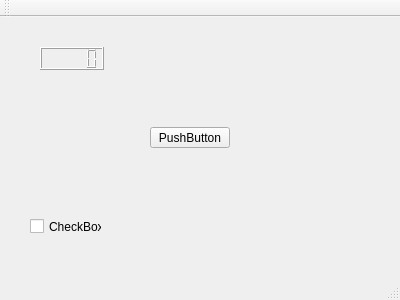
<?xml version="1.0" encoding="UTF-8"?>
<ui version="4.0">
 <class>MainWindow</class>
 <widget class="QMainWindow" name="MainWindow">
  <property name="geometry">
   <rect>
    <x>0</x>
    <y>0</y>
    <width>400</width>
    <height>300</height>
   </rect>
  </property>
  <property name="windowTitle">
   <string>MainWindow</string>
  </property>
  <widget class="QWidget" name="centralWidget">
   <widget class="QPushButton" name="pushButton">
    <property name="geometry">
     <rect>
      <x>150</x>
      <y>110</y>
      <width>80</width>
      <height>21</height>
     </rect>
    </property>
    <property name="text">
     <string>PushButton</string>
    </property>
   </widget>
   <widget class="QLCDNumber" name="lcdNumber">
    <property name="geometry">
     <rect>
      <x>40</x>
      <y>30</y>
      <width>64</width>
      <height>23</height>
     </rect>
    </property>
   </widget>
   <widget class="QCheckBox" name="checkBox">
    <property name="geometry">
     <rect>
      <x>30</x>
      <y>200</y>
      <width>72</width>
      <height>19</height>
     </rect>
    </property>
    <property name="text">
     <string>CheckBox</string>
    </property>
   </widget>
  </widget>
  <widget class="QMenuBar" name="menuBar">
   <property name="geometry">
    <rect>
     <x>0</x>
     <y>0</y>
     <width>400</width>
     <height>20</height>
    </rect>
   </property>
  </widget>
  <widget class="QToolBar" name="mainToolBar">
   <attribute name="toolBarArea">
    <enum>TopToolBarArea</enum>
   </attribute>
   <attribute name="toolBarBreak">
    <bool>false</bool>
   </attribute>
  </widget>
  <widget class="QStatusBar" name="statusBar"/>
 </widget>
 <layoutdefault spacing="6" margin="11"/>
 <resources/>
 <connections/>
</ui>
